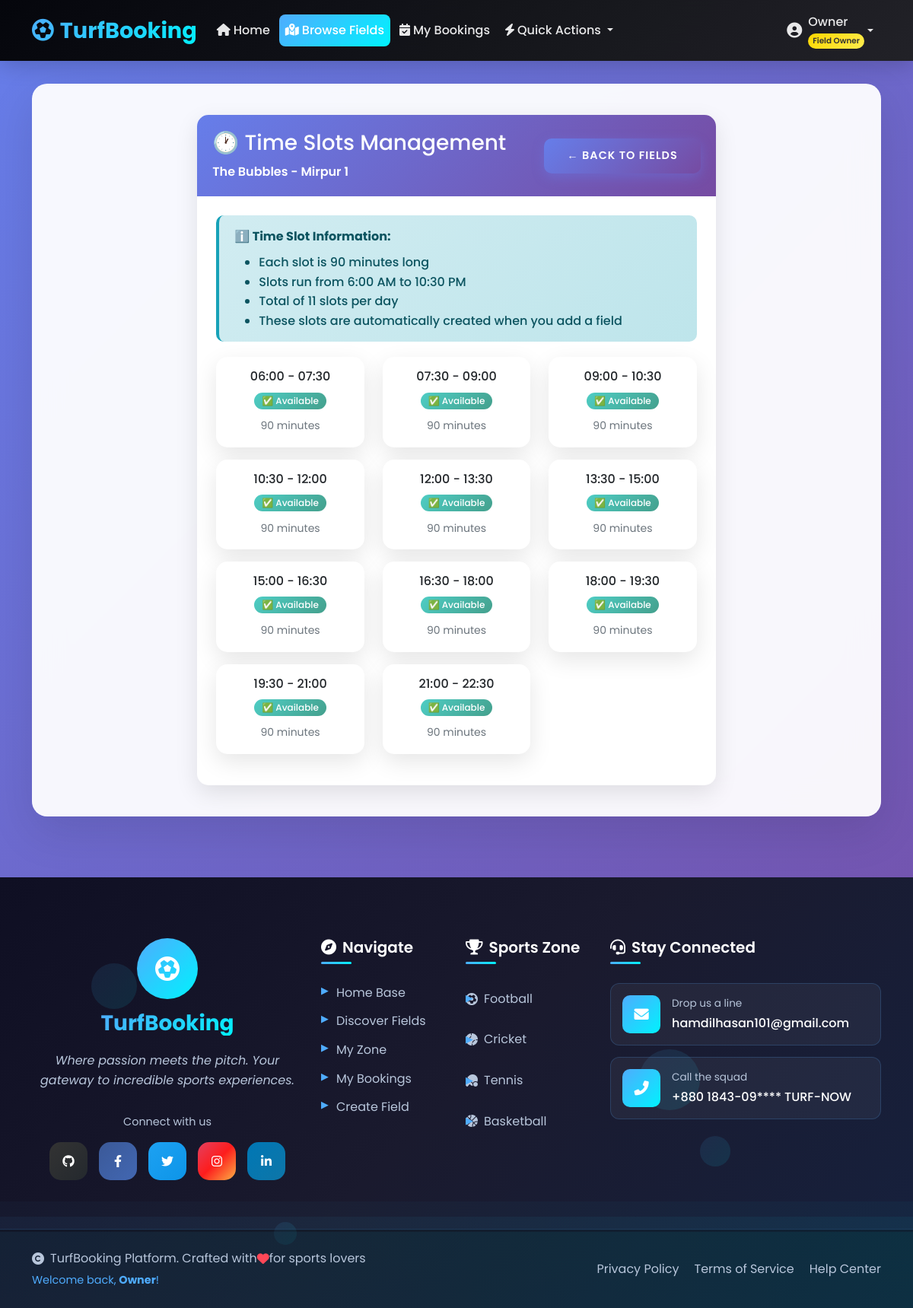
The app's page /fields/1/time-slots/ (signed in) with its own data.
### fields/models.py (models this page shows, shortened)
class Field(models.Model):
    FIELD_TYPES = (
        ('Cricket', 'Cricket'),
        ('Football', 'Football'),
        ('Tennis', 'Tennis'),
        ('Basketball', 'Basketball'),
    )
    AVAILABILITY = (
        ('Free', 'Free'),
        ('Paid', 'Paid'),
    )
    owner = models.ForeignKey(User, on_delete=models.CASCADE)
    name = models.CharField(max_length=200)
    field_type = models.CharField(max_length=20, choices=FIELD_TYPES)
    location = models.CharField(max_length=300)
    cost_per_hour = models.DecimalField(max_digits=10, decimal_places=2)
    availability_type = models.CharField(max_length=10, choices=AVAILABILITY)
    description = models.TextField(max_length=1000)
    image = models.ImageField(upload_to='fields/', blank=True, null=True)
    is_women_only = models.BooleanField(default=False)
    capacity = models.PositiveIntegerField()
    amenities = models.TextField(max_length=500, blank=True)
    is_active = models.BooleanField(default=True)
    created_at = models.DateTimeField(auto_now_add=True)

class FieldTimeSlot(models.Model):
    field = models.ForeignKey(Field, on_delete=models.CASCADE)
    start_time = models.TimeField()
    end_time = models.TimeField()
    is_available = models.BooleanField(default=True)

### fields/views.py (the view)
# urls.py: path('<int:field_id>/time-slots/', views.manage_time_slots, name='manage_time_slots'),
@login_required
def manage_time_slots(request, field_id):
    field = get_object_or_404(Field, id=field_id, owner=request.user)
    time_slots = FieldTimeSlot.objects.filter(field=field).order_by('start_time')
    context = {
        'field': field,
        'time_slots': time_slots,
    }
    return render(request, 'fields/manage_time_slots.html', context)

### fields/templates/fields/manage_time_slots.html (shortened to what this page needs)
{% extends 'base.html' %}
{% block content %}
<div class="row justify-content-center">
    <div class="col-md-8">
        <div class="card">
            <div class="card-header d-flex justify-content-between align-items-center">
                <div>
                    <h3>🕐 Time Slots Management</h3>
                    <p class="mb-0">{{ field.name }} - {{ field.location }}</p>
                </div>
                <a href="{% url 'fields:manage_fields' %}" class="btn btn-secondary">← Back to Fields</a>
            </div>
            <div class="card-body">
                <div class="alert alert-info">
                    <strong>ℹ️ Time Slot Information:</strong>
                    <ul class="mb-0 mt-2">
                        <li>Each slot is 90 minutes long</li>
                        <li>Slots run from 6:00 AM to 10:30 PM</li>
                        <li>Total of 11 slots per day</li>
                        <li>These slots are automatically created when you add a field</li>
                    </ul>
                </div>
                <div class="row">
                    {% for slot in time_slots %}
                        <div class="col-md-4 mb-3">
                            <div class="card {% if slot.is_available %}border-success{% else %}border-danger{% endif %}">
                                <div class="card-body text-center p-3">
                                    <h6 class="mb-2">{{ slot.start_time|time:"H:i" }} - {{ slot.end_time|time:"H:i" }}</h6>
                                    <span class="badge {% if slot.is_available %}bg-success{% else %}bg-danger{% endif %}">
                                        {% if slot.is_available %}✅ Available{% else %}❌ Unavailable{% endif %}
                                    </span>
                                    <div class="mt-2">
                                        <small class="text-muted">90 minutes</small>
                                    </div>
                                </div>
                            </div>
                        </div>
                    {% endfor %}
                </div>
            </div>
        </div>
    </div>
</div>
{% endblock %}

### templates/base.html (shortened to what this page needs)
<!DOCTYPE html>
<html lang="en">
<head>
    <link href="https://cdn.jsdelivr.net/npm/bootstrap@5.1.3/dist/css/bootstrap.min.css" rel="stylesheet">
    <link rel="stylesheet" href="https://cdnjs.cloudflare.com/ajax/libs/font-awesome/6.0.0/css/all.min.css">
    {% load static %}
    <link rel="stylesheet" href="{% static 'css/style.css' %}">
</head>
<body>
    <nav class="navbar navbar-expand-lg navbar-dark sticky-top">
        <div class="container">
            <a class="navbar-brand d-flex align-items-center" href="{% url 'home' %}">
                <i class="fas fa-futbol me-2"></i>
                <span class="fw-bold">TurfBooking</span>
            </a>
            <div class="collapse navbar-collapse" id="navbarNav">
                <ul class="navbar-nav me-auto">
                    <li class="nav-item">
                        <a class="nav-link {% if request.resolver_match.url_name == 'home' %}active{% endif %}" href="{% url 'home' %}">
                            <i class="fas fa-home me-1"></i>Home
                        </a>
                    </li>
                    <li class="nav-item">
                        <a class="nav-link {% if 'fields' in request.resolver_match.namespace %}active{% endif %}" href="{% url 'fields:fields' %}">
                            <i class="fas fa-map-marked-alt me-1"></i>Browse Fields
                        </a>
                    </li>
                    {% if user.is_authenticated %}
                        <li class="nav-item">
                            <a class="nav-link {% if 'bookings' in request.resolver_match.namespace %}active{% endif %}" href="{% url 'bookings:my_bookings' %}">
                                <i class="fas fa-calendar-check me-1"></i>My Bookings
                            </a>
                        </li>
                        <li class="nav-item dropdown">
                            <a class="nav-link dropdown-toggle" href="#" id="quickActionsDropdown" role="button" data-bs-toggle="dropdown">
                                <i class="fas fa-bolt me-1"></i>Quick Actions
                            </a>
                        </li>
                    {% endif %}
                </ul>
                <ul class="navbar-nav">
                    {% if user.is_authenticated %}
                        <li class="nav-item dropdown">
                            <a class="nav-link dropdown-toggle d-flex align-items-center" href="#" id="userDropdown" role="button" data-bs-toggle="dropdown">
                                <div class="user-avatar me-2">
                                    {% if user.userprofile.profile_picture %}
                                        <img src="{{ user.userprofile.profile_picture.url }}" alt="Profile" class="rounded-circle" width="30" height="30">
                                    {% else %}
                                        <i class="fas fa-user-circle fa-lg"></i>
                                    {% endif %}
                                </div>
                                <span class="user-info">
                                    {{ user.username }}
                                    {% if user.userprofile.is_field_owner %}
                                        <small class="owner-badge">Field Owner</small>
                                    {% endif %}
                                </span>
                            </a>
                        </li>
                    {% endif %}
                </ul>
            </div>
        </div>
    </nav>
    <main>
        <div class="container">
            <div class="container-main">
                {% block content %}
                {% endblock %}
            </div>
        </div>
    </main>
    <footer class="cool-footer">
        <div class="footer-bg">
            <div class="wave wave1"></div>
            <div class="wave wave2"></div>
            <div class="wave wave3"></div>
            <div class="floating-elements">
                <div class="float-ball ball1"></div>
                <div class="float-ball ball2"></div>
                <div class="float-ball ball3"></div>
                <div class="float-ball ball4"></div>
            </div>
        </div>
        <div class="footer-content">
            <div class="container">
                <div class="row">
                    <div class="col-lg-4 col-md-6 mb-4">
                        <div class="footer-brand">
                            <div class="brand-logo">
                                <div class="logo-circle">
                                    <i class="fas fa-futbol"></i>
                                </div>
                                <h3>TurfBooking</h3>
                            </div>
                            <p class="brand-tagline">Where passion meets the pitch. Your gateway to incredible sports experiences.</p>
                            <div class="social-container">
                                <span class="social-label">Connect with us</span>
                                <div class="social-links">
                                    <a href="https://github.com/ENiGMA-101/Arena-Finder-book-my-field-" target="_blank" class="social-link github">
                                        <i class="fab fa-github"></i>
                                    </a>
                                    <a href="#" class="social-link facebook">
                                        <i class="fab fa-facebook-f"></i>
                                    </a>
                                    <a href="#" class="social-link twitter">
                                        <i class="fab fa-twitter"></i>
                                    </a>
                                    <a href="#" class="social-link instagram">
                                        <i class="fab fa-instagram"></i>
                                    </a>
                                    <a href="#" class="social-link linkedin">
                                        <i class="fab fa-linkedin-in"></i>
                                    </a>
                                </div>
                            </div>
                        </div>
                    </div>
                    <div class="col-lg-2 col-md-6 mb-4">
                        <div class="footer-section">
                            <h5 class="section-title">
                                <i class="fas fa-compass me-2"></i>Navigate
                            </h5>
                            <ul class="footer-links">
                                <li><a href="{% url 'home' %}">Home Base</a></li>
                                <li><a href="{% url 'fields:fields' %}">Discover Fields</a></li>
                                {% if user.is_authenticated %}
                                    <li><a href="{% url 'accounts:user_profile' %}">My Zone</a></li>
                                    <li><a href="{% url 'bookings:my_bookings' %}">My Bookings</a></li>
                                    {% if user.userprofile.is_field_owner %}
                                        <li><a href="{% url 'fields:add_field' %}">Create Field</a></li>
                                    {% endif %}
                                {% else %}
                                    <li><a href="{% url 'accounts:login' %}">Get In</a></li>
                                    <li><a href="{% url 'accounts:register' %}">Join Squad</a></li>
                                {% endif %}
                            </ul>
                        </div>
                    </div>
                    <div class="col-lg-2 col-md-6 mb-4">
                        <div class="footer-section">
                            <h5 class="section-title">
                                <i class="fas fa-trophy me-2"></i>Sports Zone
                            </h5>
                            <ul class="footer-links sports-links">
                                <li>
                                    <a href="{% url 'fields:fields' %}?field_type=Football">
                                        <i class="fas fa-futbol me-2"></i>Football
                                    </a>
                                </li>
                                <li>
                                    <a href="{% url 'fields:fields' %}?field_type=Cricket">
                                        <i class="fas fa-baseball-ball me-2"></i>Cricket
                                    </a>
                                </li>
                                <li>
                                    <a href="{% url 'fields:fields' %}?field_type=Tennis">
                                        <i class="fas fa-table-tennis me-2"></i>Tennis
                                    </a>
                                </li>
                                <li>
                                    <a href="{% url 'fields:fields' %}?field_type=Basketball">
                                        <i class="fas fa-basketball-ball me-2"></i>Basketball
                                    </a>
                                </li>
                            </ul>
                        </div>
                    </div>
                    <div class="col-lg-4 col-md-6 mb-4">
                        <div class="footer-section">
                            <h5 class="section-title">
                                <i class="fas fa-headset me-2"></i>Stay Connected
                            </h5>
                            <div class="contact-cards">
                                <div class="contact-card">
                                    <div class="contact-icon">
                                        <i class="fas fa-envelope"></i>
                                    </div>
                                    <div class="contact-info">
                                        <span class="contact-label">Drop us a line</span>
                                        <span class="contact-value">hamdilhasan101@gmail.com</span>
                                    </div>
                                </div>
                                <div class="contact-card">
                                    <div class="contact-icon">
                                        <i class="fas fa-phone-alt"></i>
                                    </div>
                                    <div class="contact-info">
                                        <span class="contact-label">Call the squad</span>
                                        <span class="contact-value">+880 1843-09**** TURF-NOW</span>
                                    </div>
                                </div>
                            </div>
                        </div>
                    </div>
                </div>
            </div>
        </div>
        <div class="footer-bottom">
            <div class="container">
                <div class="bottom-content">
                    <div class="copyright-section">
                        <div class="copyright-text">
                            <i class="fas fa-copyright me-2"></i>
                            {{ "now"|date:"Y" }} TurfBooking Platform. Crafted with
                            <i class="fas fa-heart heart-beat"></i>
                            for sports lovers
                        </div>
                        {% if user.is_authenticated %}
                            <div class="user-welcome">
                                Welcome back, <strong>{{ user.username }}</strong>!
                            </div>
                        {% endif %}
                    </div>
                    <div class="footer-nav">
                        <a href="#" class="footer-nav-link">Privacy Policy</a>
                        <a href="#" class="footer-nav-link">Terms of Service</a>
                        <a href="#" class="footer-nav-link">Help Center</a>
                    </div>
                </div>
            </div>
        </div>
        <div class="floating-action">
        </div>
    </footer>
</body>
</html>

### records on screen
Field: name "The Bubbles", location "Mirpur 1"
FieldTimeSlot: start_time "06:00", end_time "07:30", is_available "✅ Available"
FieldTimeSlot: start_time "07:30", end_time "09:00", is_available "✅ Available"
FieldTimeSlot: start_time "09:00", end_time "10:30", is_available "✅ Available"
FieldTimeSlot: start_time "10:30", end_time "12:00", is_available "✅ Available"
FieldTimeSlot: start_time "12:00", end_time "13:30", is_available "✅ Available"
FieldTimeSlot: start_time "13:30", end_time "15:00", is_available "✅ Available"
FieldTimeSlot: start_time "15:00", end_time "16:30", is_available "✅ Available"
FieldTimeSlot: start_time "16:30", end_time "18:00", is_available "✅ Available"
FieldTimeSlot: start_time "18:00", end_time "19:30", is_available "✅ Available"
FieldTimeSlot: start_time "19:30", end_time "21:00", is_available "✅ Available"
FieldTimeSlot: start_time "21:00", end_time "22:30", is_available "✅ Available"

### other values on screen
{{ user.username }} "Owner"
